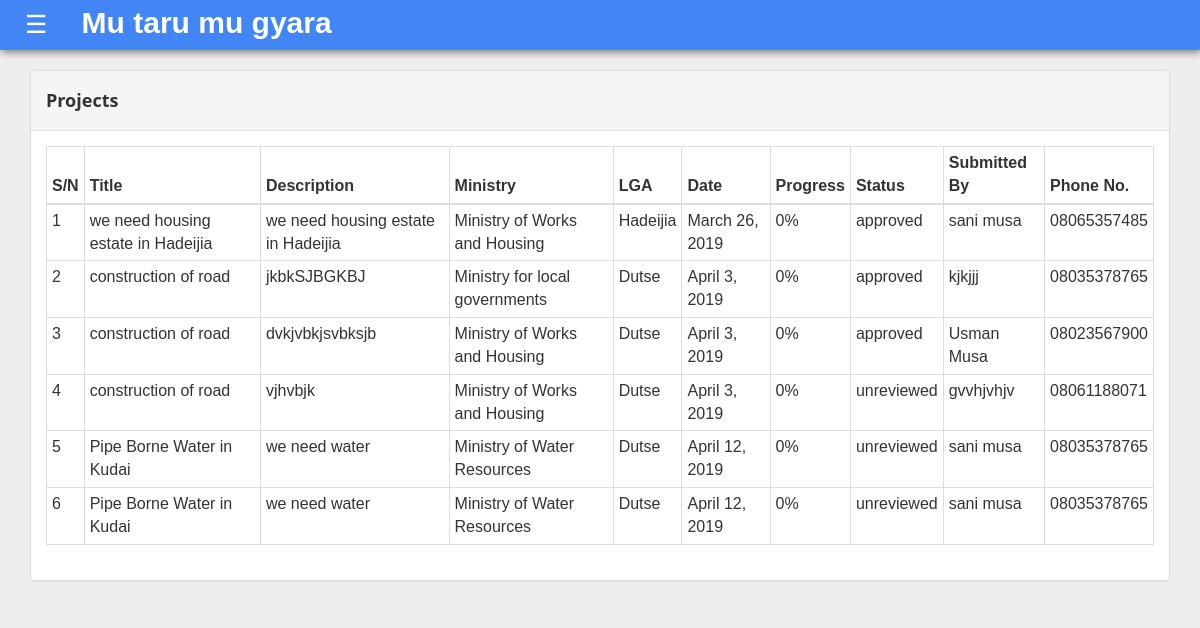
The app's page /pmp-projects (signed in) with its own data.
### project/models.py (models this page shows, shortened)
class Project(models.Model):
    title = models.CharField(max_length = 250)
    description = models.TextField()
    lga = models.ForeignKey(Lga, on_delete=models.CASCADE, related_name='projects')
    ministry = models.ForeignKey(Ministry, on_delete=models.CASCADE, related_name='projects')
    date = models.DateField(default=timezone.now)
    unreviewed = 'unreviewed'
    approved = 'approved'
    disapproved = 'disapproved'
    STATUS_CHOICES = (
        (unreviewed,'unreviewed'),
        (approved,'approved'),
        (disapproved,'disapproved')
    )
    PROGRESS_CHOICES = (
        ('0', '0%'),
        ('10', '10%'),
        ('20', '20%'),
        ('50', '50%'),
        ('75', '75%'),
        ('100', '100%'),
    )
    status = models.CharField(max_length = 15, choices = STATUS_CHOICES, default = unreviewed)
    progress = models.CharField(max_length = 2, choices= PROGRESS_CHOICES, blank=True, default = 0)
    submitted_by = models.CharField(max_length = 100, verbose_name = 'Full Name', blank=True, null=True)
    phone = models.CharField(max_length = 15, verbose_name = 'Phone Number', blank=True, null=True)
    budget_year = models.ForeignKey(Year, on_delete=models.CASCADE, blank=True, null=True, related_name='projects')
    class Meta:
        verbose_name = 'Project'
        verbose_name_plural = 'All Projects'

### mda/models.py (models this page shows, shortened)
class Ministry(models.Model):
    name = models.CharField(max_length=200)
    def __str__(self):
        return self.name

### lga/models.py (models this page shows, shortened)
class Lga(models.Model):
    name = models.CharField(max_length = 200)
    def __str__(self):
        return self.name

### project/views.py (the view)
# urls.py: path('pmp-projects', views.PmpProjects.as_view(), name='pmp_projects'),
class PmpProjects(LoginRequiredMixin, ListView):
    model = Project
    template_name = 'project/pmp_projects.html'

### project/templates/project/pmp_projects.html
{% extends "base.html" %}
{% block content %}
<div class="col-sm-12 col-md-12">
    <div class="panel panel-default">
    <div class="panel-heading">
            <h5><strong>Projects</strong></h5>
            </div>
                    <div class="panel-body">
<div class="table-responsive">
                <table class="table table-bordered table-condensed" id="table_id">
                    <thead>
                        <tr><th>S/N</th>
                            <th>Title</th>
                            <th>Description</th>
                            <th>Ministry</th>
                            <th>LGA</th>
                            <th>Date</th>
                            <th>Progress</th>
                            <th>Status</th>
                            <th>Submitted By</th>
                            <th>Phone No.</th>
                        </tr>
                    </thead>
                    <tbody>
                        {% for project in object_list %}
                        <tr>
                        <td>{{forloop.counter}}</td>
                            <td><a href="{% url 'project:project_detail' project.id %}">{{project.title}}</a></td>
                            <td>{{project.description|truncatewords:"8"}}</td>
                            <td>{{project.ministry}}</td>
                            <td>{{project.lga}}</td>
                            <td>{{project.date}}</td>
                            <td>{{project.progress}}%</td>
                            <td>{{project.status}}</td>
                            <td>{{project.submitted_by}}</td>
                            <td>{{project.phone}}</td>
                            {% endfor %}
                        </tr>
                    </tbody>
                </table>
        </div>
</div>{% endblock %}

### users/static/css/base.css (style rules this page uses)
body { background-color: #eee; font-family: "Lato", sans-serif; }
.panel-heading { color: black; height: 60px; }

### users/static/css/w3.css (style rules this page uses)
*,*:before,*:after { box-sizing:inherit }
html { -ms-text-size-adjust:100%;-webkit-text-size-adjust:100% }
body { margin:0 }
a { background-color:transparent;-webkit-text-decoration-skip:objects }
html,body { font-family:Verdana,sans-serif;font-size:15px;line-height:1.5 }
html { overflow-x:hidden }
h5 { font-size:18px }
h1,h2,h3,h4,h5,h6 { font-family:"Segoe UI",Arial,sans-serif;font-weight:400;margin:10px 0 }
a { color:inherit }

### records on screen
Project: title "we need housing estate in Hadeijia", description "we need housing estate in Hadeijia", ministry "Ministry of Works and Housing", lga "Hadeijia", date "March 26, 2019", progress "0", status "approved", submitted_by "sani musa", phone "08065357485"
Project: title "construction of road", description "jkbkSJBGKBJ", ministry "Ministry for local governments", lga "Dutse", date "April 3, 2019", progress "0", status "approved", submitted_by "kjkjjj", phone "08035378765"
Project: title "construction of road", description "dvkjvbkjsvbksjb", ministry "Ministry of Works and Housing", lga "Dutse", date "April 3, 2019", progress "0", status "approved", submitted_by "Usman Musa", phone "08023567900"
Project: title "construction of road", description "vjhvbjk", ministry "Ministry of Works and Housing", lga "Dutse", date "April 3, 2019", progress "0", status "unreviewed", submitted_by "gvvhjvhjv", phone "08061188071"
Project: title "Pipe Borne Water in Kudai", description "we need water", ministry "Ministry of Water Resources", lga "Dutse", date "April 12, 2019", progress "0", status "unreviewed", submitted_by "sani musa", phone "08035378765"
Project: title "Pipe Borne Water in Kudai", description "we need water", ministry "Ministry of Water Resources", lga "Dutse", date "April 12, 2019", progress "0", status "unreviewed", submitted_by "sani musa", phone "08035378765"
